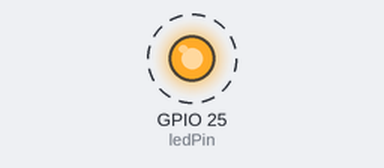
A sketch run on a simulated ESP32. On the bench: output pins drawn as LEDs (lit = HIGH). Dashed ring = blinking.

Above: at 0.2 s.
Timing chart, 0 to 3.0 s (numbered marks = the images above):
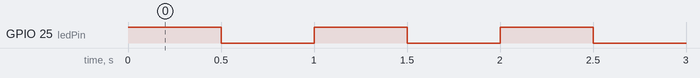

The sketch:

Arduino-OOP.ino
```cpp
#include "Led.h"

#define ledPin 25

Led led(int(ledPin));

void setup() {
  // The setup is made in the class
  //pinMode(led, OUTPUT);
}

void loop() {
  led.blink(500);
  // setPinMode is a private method
  //myLed.setPinMode();
}
```

Led.cpp
```cpp
#include "Led.h"

Led::Led(int pin) {
  PIN = pin;
  setPinMode();
}

void Led::setPinMode() {
  pinMode(PIN, OUTPUT);
}

void Led::blink(int myDelay)  {
  digitalWrite(PIN, HIGH);
  delay(myDelay);
  digitalWrite(PIN, LOW);
  delay(myDelay);
}
```

Led.h
```cpp
// It's needed to use Arduino methods, functions, constants, etc. Like pinMode(), LOW or HIGH
#include "Arduino.h"

class Led {
  private:
    int PIN;
    void setPinMode();

  public:
    Led(int ledPin);
    void blink(int myDelay);
};
```

Measured:
- by itself, GPIO 25 (ledPin): alternates HIGH for 0.50 s and LOW for 0.50 s
